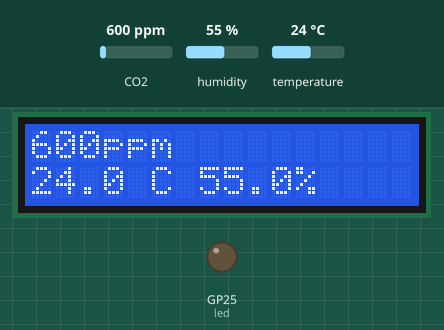
The program below on a simulated Raspberry Pi Pico running MicroPython. Shown: 16×2 character LCD, output pins drawn as LEDs (lit = HIGH). The inputs (shaded band) are chosen by the test bench; at power-on: CO2 600 ppm, humidity 55 %, temperature 24 °C. What the program prints to the serial console is not drawn.

Above: at 6.4 s.
6.5 s: CO2 set to 1965 ppm
At 11.9 s:
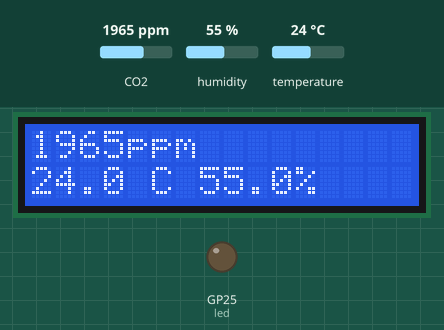
17.5 s: CO2 set to 2038 ppm
At 21.6 s:
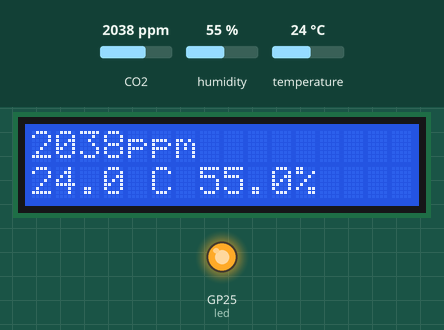
27.5 s: humidity set to 22 %
At 32.6 s:
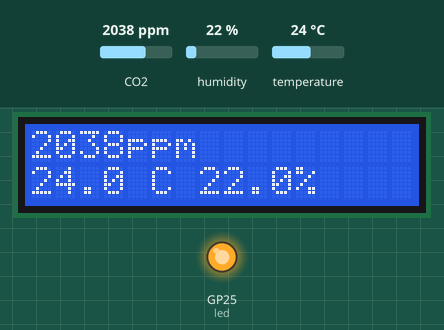
37.6 s: temperature set to 12 °C
At 42.4 s:
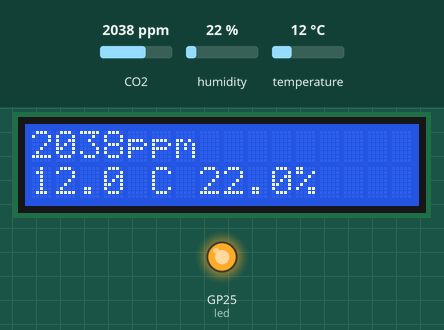
47.7 s: humidity set to 40 %
At 52.1 s:
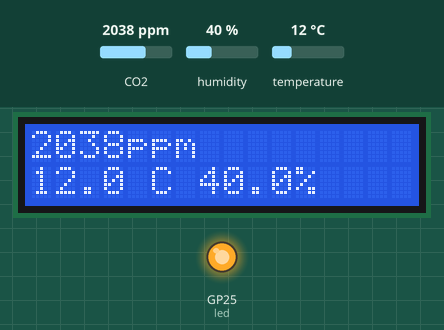
Timing chart, 0 to 53.6 s (numbered marks = the images above; inputs shaded):
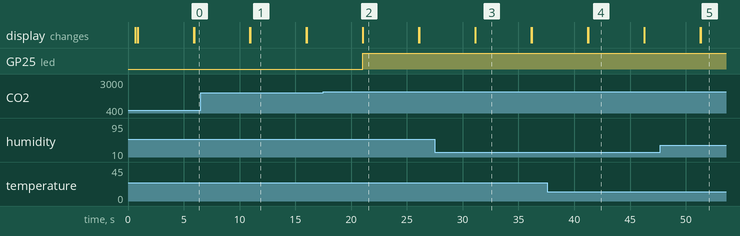

The program:

main.py
```python
import machine
import time
from micropython import const


class SCD4X:
    """
    Based on https://github.com/adafruit/Adafruit_CircuitPython_SCD4X
    Copyright (c) 2021 ladyada for Adafruit Industries
    MIT License
    """

    DEFAULT_ADDRESS = 0x62
    DATA_READY = const(0xE4B8)
    STOP_PERIODIC_MEASUREMENT = const(0x3F86)
    START_PERIODIC_MEASUREMENT = const(0x21B1)
    READ_MEASUREMENT = const(0xEC05)

    def __init__(self, i2c_bus, address=DEFAULT_ADDRESS):
        self.i2c = i2c_bus
        self.address = address
        self._buffer = bytearray(18)
        self._cmd = bytearray(2)
        self._crc_buffer = bytearray(2)

        # cached readings
        self._temperature = None
        self._relative_humidity = None
        self._co2 = None

        self.stop_periodic_measurement()

    @property
    def co2(self):
        """Returns the CO2 concentration in PPM (parts per million)
        .. note::
            Between measurements, the most recent reading will be cached and returned.
        """
        if self.data_ready:
            self._read_data()
        return self._co2

    @property
    def temperature(self):
        """Returns the current temperature in degrees Celsius
        .. note::
            Between measurements, the most recent reading will be cached and returned.
        """
        if self.data_ready:
            self._read_data()
        return self._temperature

    @property
    def relative_humidity(self):
        """Returns the current relative humidity in %rH.
        .. note::
            Between measurements, the most recent reading will be cached and returned.
        """
        if self.data_ready:
            self._read_data()
        return self._relative_humidity

    def _read_data(self):
        """Reads the temp/hum/co2 from the sensor and caches it"""
        self._send_command(self.READ_MEASUREMENT, cmd_delay=0.001)
        self._read_reply(self._buffer, 9)
        self._co2 = (self._buffer[0] << 8) | self._buffer[1]
        temp = (self._buffer[3] << 8) | self._buffer[4]
        self._temperature = -45 + 175 * (temp / 2 ** 16)
        humi = (self._buffer[6] << 8) | self._buffer[7]
        self._relative_humidity = 100 * (humi / 2 ** 16)

    @property
    def data_ready(self):
        """Check the sensor to see if new data is available"""
        self._send_command(self.DATA_READY, cmd_delay=0.001)
        self._read_reply(self._buffer, 3)
        return not ((self._buffer[0] & 0x03 == 0) and (self._buffer[1] == 0))

    def stop_periodic_measurement(self):
        """Stop measurement mode"""
        self._send_command(self.STOP_PERIODIC_MEASUREMENT, cmd_delay=0.5)

    def start_periodic_measurement(self):
        """Put sensor into working mode, about 5s per measurement"""
        self._send_command(self.START_PERIODIC_MEASUREMENT, cmd_delay=0.01)

    def _send_command(self, cmd, cmd_delay=0.0):
        self._cmd[0] = (cmd >> 8) & 0xFF
        self._cmd[1] = cmd & 0xFF
        self.i2c.writeto(self.address, self._cmd)
        time.sleep(cmd_delay)

    def _read_reply(self, buff, num):
        self.i2c.readfrom_into(self.address, buff, num)
        self._check_buffer_crc(self._buffer[0:num])

    def _check_buffer_crc(self, buf):
        for i in range(0, len(buf), 3):
            self._crc_buffer[0] = buf[i]
            self._crc_buffer[1] = buf[i + 1]
            if self._crc8(self._crc_buffer) != buf[i + 2]:
                raise RuntimeError("CRC check failed while reading data")
        return True

    @staticmethod
    def _crc8(buffer):
        crc = 0xFF
        for byte in buffer:
            crc ^= byte
            for _ in range(8):
                if crc & 0x80:
                    crc = (crc << 1) ^ 0x31
                else:
                    crc = crc << 1
        return crc & 0xFF  # return the bottom 8 bits


class AQM1602:
    """
    Based on https://akizukidenshi.com/catalog/g/gP-08779/
    """

    DEFAULT_ADDRESS = 0x3E

    def __init__(self, i2c_bus, address=DEFAULT_ADDRESS):
        self.i2c = i2c_bus
        self.address = address
        time.sleep_ms(100)
        self.write_cmd(0x38)
        time.sleep_ms(20)
        self.write_cmd(0x39)
        time.sleep_ms(20)
        self.write_cmd(0x14)
        time.sleep_ms(20)
        self.write_cmd(0x73)
        time.sleep_ms(20)
        self.write_cmd(0x56)
        time.sleep_ms(20)
        self.write_cmd(0x6C)
        time.sleep_ms(20)
        self.write_cmd(0x38)
        time.sleep_ms(20)
        self.write_cmd(0x01)
        time.sleep_ms(20)
        self.write_cmd(0x0C)
        time.sleep_ms(20)

    def write_data(self, data):
        self.i2c.writeto_mem(self.address, 0x40, bytes([data & 0xFF]), addrsize=8)
        time.sleep_ms(1)

    def write_cmd(self, cmd):
        self.i2c.writeto_mem(self.address, 0x00, bytes([cmd & 0xFF]), addrsize=8)
        time.sleep_ms(1)

    def print(self, line_no, lin):
        buf = bytearray(lin)
        if len(buf) <= 0:
            return
        if len(buf) > 16:
            buf = buf[0:16]
        if line_no == 0:
            self.write_cmd(0x01)
            self.write_cmd(0x80)
        else:
            self.write_cmd(0x02)
            self.write_cmd(0xC0)
        for idx in range(0, len(buf)):
            self.write_data(buf[idx])


if __name__ == "__main__":
    led = machine.Pin(25, machine.Pin.OUT)
    uart = machine.UART(1, 9600, tx=machine.Pin(4), rx=machine.Pin(5))

    # I2C0: SCD4X
    i2c0 = machine.I2C(0, sda=machine.Pin(0), scl=machine.Pin(1), freq=100000)
    print("i2c0 scan result:", i2c0.scan())
    scd4x = SCD4X(i2c0)
    scd4x.start_periodic_measurement()

    # I2C1: LCD
    i2c1 = machine.I2C(1, sda=machine.Pin(2), scl=machine.Pin(3), freq=100000)
    print("i2c1 scan result:", i2c1.scan())
    lcd = AQM1602(i2c1)

    seq = 0
    print("seq,co2,temperature,humidity")
    lcd.print(0, "SCD4X CO2 Sensor")
    lcd.print(1, "Initializing...")

    while True:
        time.sleep(5)
        seq = seq + 1
        co2_ppm = scd4x.co2
        temp_deg = scd4x.temperature
        humidity_percent = scd4x.relative_humidity
        print(seq, co2_ppm, temp_deg, humidity_percent, sep=",")
        if co2_ppm >= 2000:
            led.on()
        else:
            led.off()
        lcd.print(0, "%dppm" % co2_ppm)
        lcd.print(1, "%.1f%cC %.1f%%" % (temp_deg, 13, humidity_percent))
```

Measured:
- the behaviour switches between 1999 and 2000 ppm on CO2 (found by bisection; images 1 and 2)
- after the input at 6.5 s, the display: first differs from a run without the input after 4.5 s (image 1)
- after the input at 17.5 s, GP25 (led): LOW → HIGH after 3.5 s; the display: first differs from a run without the input after 3.6 s (image 2)
- after the input at 27.5 s, the display: first differs from a run without the input after 3.6 s (image 3)
- after the input at 37.6 s, the display: first differs from a run without the input after 3.6 s (image 4)
- after the input at 47.7 s, the display: first differs from a run without the input after 3.6 s (image 5)
- what the display in image 1 shows lasts 5.0 s, from 11.0 s to 16.0 s
